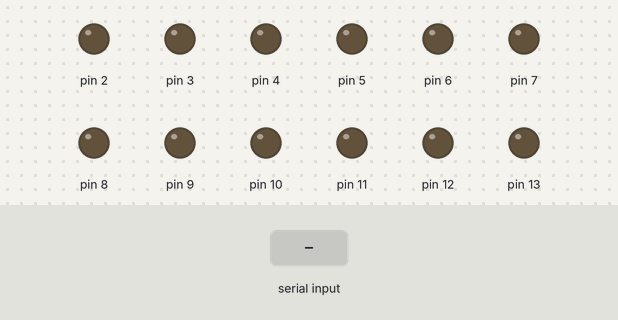
A sketch run on a simulated Arduino Uno, built with avr-gcc and run on an emulated ATmega328P. Shown: output pins drawn as LEDs (lit = HIGH). Inputs (shaded band) come from the test bench. What the sketch prints to the serial monitor is not drawn.

Above: at 1.2 s.
1.3 s: "30,150\n" received over Serial
At 1.7 s:
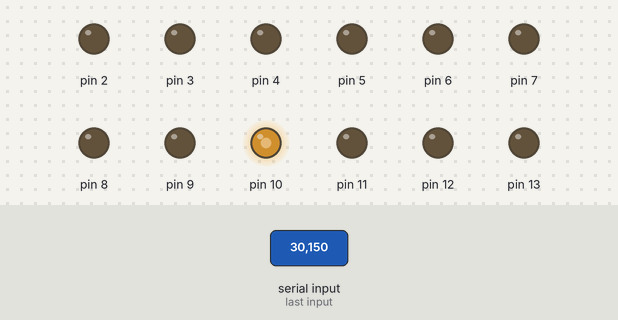
2.8 s: "90,45\n" received over Serial
4.3 s: "1,90,45\n" received over Serial
5.8 s: "200\n" received over Serial
At 6.2 s:
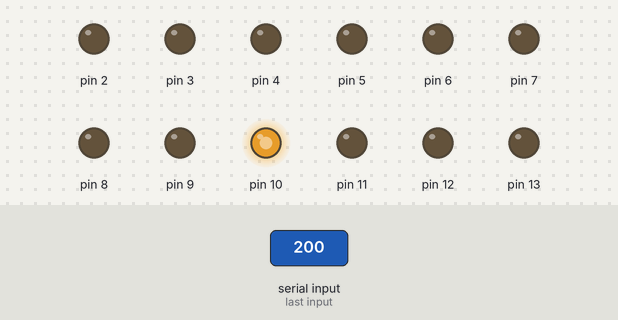
Timing chart, 0 to 8.3 s (numbered marks = the images above; inputs shaded):
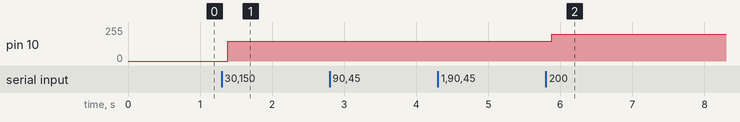

Measured:
- after the input at 1.3 s, pin 10: 0/255 → 150/255 after 0.09 s
- after the input at 2.8 s, every drawn part: stays the same
- after the input at 4.3 s, every drawn part: stays the same
- after the input at 5.8 s, pin 10: 150/255 → 200/255 after 0.08 s

The sketch:

protocol_analog_included.ino
```cpp
// Declaring the required variables for the communication
char text[6];
String pinT;
String voltT;
bool ad = 0;

// Setting the length of the code recived
int len = 6;

// Variables for decoding the recived code
int pinI;
int voltI;

void setup() {
  // Beginning serial communication
  Serial.begin(9600);

  // Setting all the digital pins as output
  for (int i=0; i<=13; i++){
  pinMode(i, OUTPUT);
  }
}

void loop() {

  // Getting the input from user
  Serial.print("enter the code: ");
  Serial.println();
  while (Serial.available() <= len);

  // Parsing the entered data
  for(int i=0; i<len; i++){
      text[i] = Serial.read();
    }
  for (int i=0; i<2;i++){
    pinT += text[i];
    }
  for (int i=3; i<=len; i++){
    voltT += text[i];
    }
  ad = (bool)text[2];

  // Printing the data for debgging purpose
  Serial.print("code entered ");
  Serial.println(text);
  Serial.print("the pin number selected: ");
  Serial.println(pinT);
  Serial.print("digital or analog (0 is digital, 1 is analog): ");
  Serial.println(ad);
  Serial.print("the voltage to the selected pin: ");
  Serial.println(voltT);

  // Converting string version of volt and pin to int
  pinI = pinT.toInt();
  voltI = voltT.toInt();

  // Output in the pin
  if(ad == 1){
    analogWrite(pinI, voltI);
    }
  else{
    digitalWrite(pinI,voltI);
    }

  // Clearing the variables
  for (int i=0; i<=len; i++){
  text[i] = "";
  }
  pinT = "";
  voltT = "";
  ad = 0;

  // Setting the minimum delay per cycle
  delay(100);
}
```
